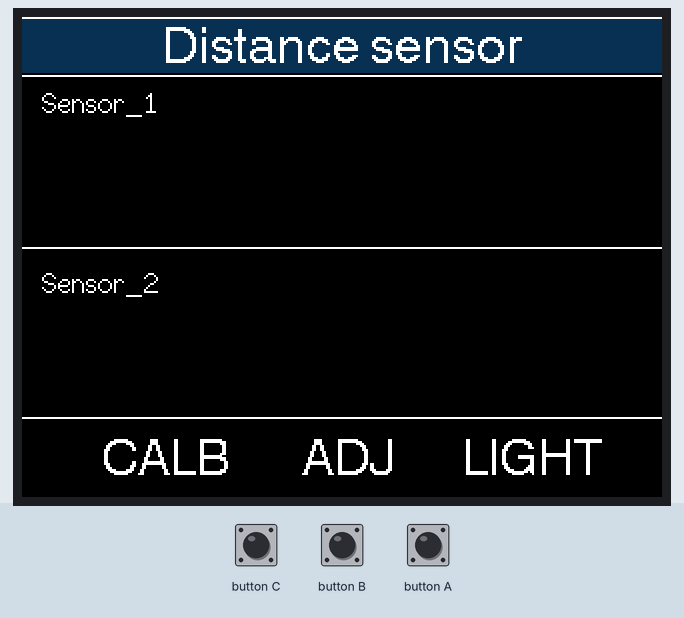
Recording of a sketch running on a simulated ESP32. On the bench: 320×240 colour display. The inputs (shaded band) are chosen by the test bench. What the sketch prints to the serial monitor is not drawn.

Above: at 1.5 s.
1.6 s: button B pressed for 0.15 s
At 2.8 s:
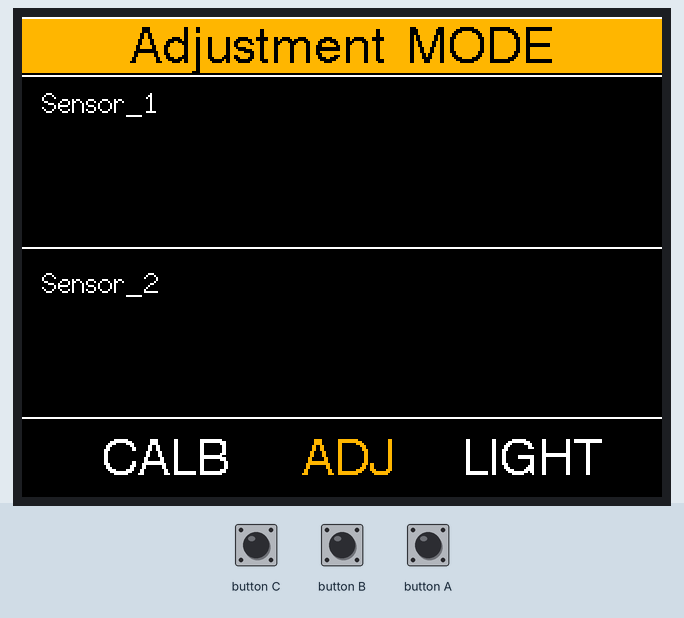
3.2 s: button B pressed for 1 s
At 4.0 s:
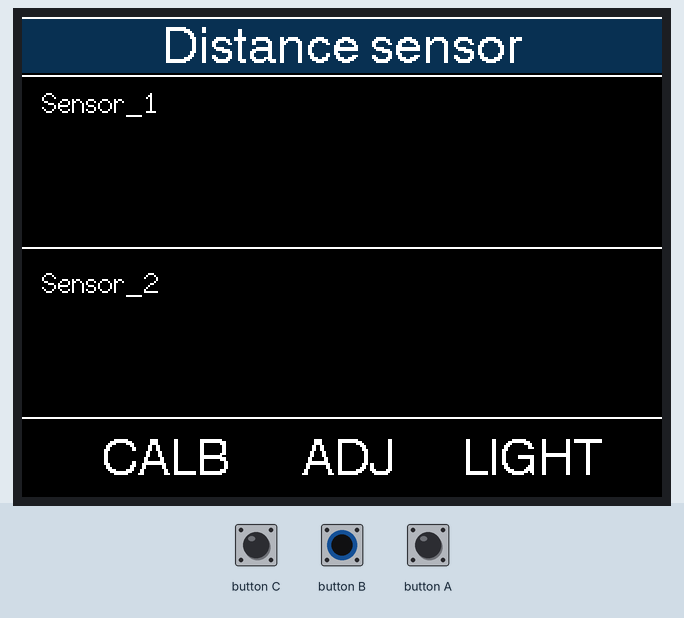
5.7 s: button B pressed for 3.2 s
At 7.1 s:
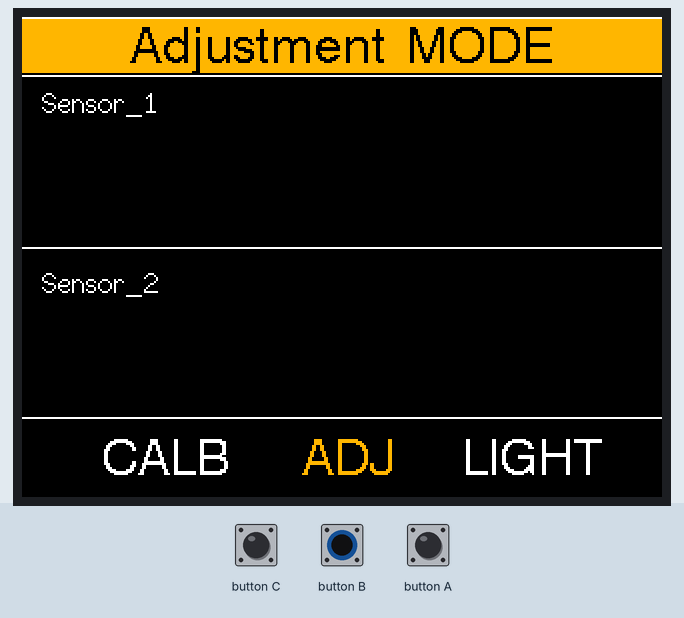
Timing chart, 0 to 8.7 s (numbered marks = the images above; inputs shaded):
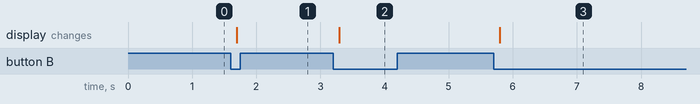

Measured:
- after the input at 1.6 s, the display: changes after 0.09 s (image 1)
- after the input at 3.2 s, the display: changes after 0.09 s (image 2)
- after the input at 5.7 s, the display: changes after 0.09 s (image 3)

The sketch:

stack_ap.ino
```cpp
#include <M5Stack.h>
#include <WiFi.h>
#include <WiFiAP.h>
#include <WiFiUdp.h>
#include <stdlib.h>

#define BUFSIZE 1024
#define threshold 0.1  //外れ値除去の閾値、値の変動がより大きい場合は表示値は更新されない

const char* ssid     = "M5Stack_AP"; // Wi-FiのSSID
const char* password = "12345678"; // Wi-Fiのパスワード
const int localPort = 1234;

bool Onlyflag1 = true;  //値1の初回処理フラグ
bool Onlyflag2 = true;  //値2の初回処理フラグ
float distance1 = 0;  //値1外れ値除去前の距離変数
float distance2 = 0;  //値2外れ値除去前の距離変数
float previousDistance1 = 0;  //値1の外れ値除去距離変数
float previousDistance2 = 0;  //値2の外れ値除去距離変数

float calibrationValue1 = 0;  //値1のキャリブレーション用
float calibrationValue2 = 0;  //値2のキャリブレーション用
float calibDistance1 = 0;  //値1のキャリブレーション後
float calibDistance2 = 0;  //値2のキャリブレーション後

bool ADJflag = false;  //調整ボタンBのスイッチフラグ
bool Lightflag = true;  //バックライトボタンCのスイッチフラグ

unsigned long previousMillis = 0; // 前回の時間を記録
const long interval = 500; // 0.5秒（500ミリ秒）、Atom側と相関をとっているのでこれを変えたらAtom側も変える

WiFiUDP udp;

void print_wifi_state(){
  M5.Lcd.fillScreen(BLACK);
  M5.Lcd.setTextColor(YELLOW);
  M5.Lcd.setCursor(3, 3);
  M5.Lcd.println("WiFi connect");
  M5.Lcd.print("IP address: ");
  M5.Lcd.println(WiFi.softAPIP());
  M5.Lcd.print("localPort: ");
  M5.Lcd.println(localPort);
}

void calibration(){
  calibrationValue1 = previousDistance1;
  calibrationValue2 = previousDistance2;
}

void Brightness(){
  if(Lightflag == true){
    M5.Lcd.setBrightness(255);
  }else{
    M5.Lcd.setBrightness(0);
  }
}

void display(){
  if(ADJflag == false){
    M5.Lcd.fillScreen(BLACK); // 背景色
    M5.Lcd.setTextSize(1);    // 文字サイズ（整数倍率）
    M5.Lcd.setTextFont(4);    // フォント 1(8px), 2(16px), 4(26px)
    M5.Lcd.setTextColor(WHITE);                       // 文字色

      //ボタン名称の表示
    M5.Lcd.setCursor(220, 210);
    M5.Lcd.print("LIGHT");   // シリアルモニタ項目表示
    M5.Lcd.setCursor(40, 210);
    M5.Lcd.print("CALB");   // シリアルモニタ項目表示
    M5.Lcd.setCursor(140, 210);
    M5.Lcd.print("ADJ");   // シリアルモニタ項目表示

      //キャプションの表示
    M5.Lcd.drawFastHLine(0, 0, 320, WHITE);           // 指定座標から平行線
    M5.Lcd.fillRect(0, 1, 320, 27, (uint16_t)0x098a); // タイトルエリア背景
    M5.Lcd.drawFastHLine(0, 29, 320, WHITE);          // 指定座標から平行線
    M5.Lcd.drawCentreString("Distance sensor", 160, 4, 4);  //　指定座標を中心に文字表示（x, y, font）

      //センサーラベルの表示
    // M5.Lcd.drawFastVLine(202, 29, 43, WHITE);   // 指定座標から垂直線（x, y, 長さ, 色）
    M5.Lcd.drawFastHLine(0, 115, 320, WHITE);    // 指定座標から平行線（x, y, 長さ, 色）
    M5.Lcd.drawFastHLine(0, 200, 320, WHITE);    // 指定座標から平行線（x, y, 長さ, 色）
    M5.Lcd.setTextFont(2);      // フォント
    M5.Lcd.setCursor(10, 35);
    M5.Lcd.print("Sensor_1");   // シリアルモニタ項目表示
    M5.Lcd.setCursor(10, 125);
    M5.Lcd.print("Sensor_2");   // シリアルモニタ項目表示
    // M5.Lcd.fillRect(205, 52, 115, 18, WHITE);   // 塗りつぶし四角
  }else{
    M5.Lcd.fillScreen(BLACK); // 背景色
    M5.Lcd.setTextSize(1);    // 文字サイズ（整数倍率）
    M5.Lcd.setTextFont(4);    // フォント 1(8px), 2(16px), 4(26px)
    M5.Lcd.setTextColor(WHITE);                       // 文字色

      //ボタン名称の表示
    M5.Lcd.setCursor(220, 210);
    M5.Lcd.print("LIGHT");   // シリアルモニタ項目表示
    M5.Lcd.setCursor(40, 210);
    M5.Lcd.print("CALB");   // シリアルモニタ項目表示
    M5.Lcd.setTextColor(0xFDA0);
    M5.Lcd.setCursor(140, 210);
    M5.Lcd.print("ADJ");   // シリアルモニタ項目表示

      //キャプションの表示
    M5.Lcd.setTextColor(BLACK);                       // 文字色
    M5.Lcd.drawFastHLine(0, 0, 320, WHITE);           // 指定座標から平行線
    M5.Lcd.fillRect(0, 1, 320, 27, (uint16_t)0xFDA0); // タイトルエリア背景
    M5.Lcd.drawFastHLine(0, 29, 320, WHITE);          // 指定座標から平行線
    M5.Lcd.drawCentreString("Adjustment  MODE", 160, 4, 4);  //　指定座標を中心に文字表示（x, y, font）

      //センサーラベルの表示
    // M5.Lcd.drawFastVLine(202, 29, 43, WHITE);   // 指定座標から垂直線（x, y, 長さ, 色）
    M5.Lcd.setTextColor(WHITE);                       // 文字色
    M5.Lcd.drawFastHLine(0, 115, 320, WHITE);    // 指定座標から平行線（x, y, 長さ, 色）
    M5.Lcd.drawFastHLine(0, 200, 320, WHITE);    // 指定座標から平行線（x, y, 長さ, 色）
    M5.Lcd.setTextFont(2);      // フォント
    M5.Lcd.setCursor(10, 35);
    M5.Lcd.print("Sensor_1");   // シリアルモニタ項目表示
    M5.Lcd.setCursor(10, 125);
    M5.Lcd.print("Sensor_2");   // シリアルモニタ項目表示
    // M5.Lcd.fillRect(205, 52, 115, 18, WHITE);   // 塗りつぶし四角
  }
}

void setup_wifi(){

  M5.Lcd.setTextColor(RED);
  M5.Lcd.setTextSize(2);
  M5.Lcd.setCursor(3, 3);
  M5.Lcd.print("Connecting to ");
  M5.Lcd.println(ssid);

  WiFi.mode(WIFI_STA);
  WiFi.softAP(ssid, password);  //APモード開始

//  while (WiFi.status() != WL_CONNECTED) {
//    delay(100);
//    M5.Lcd.print(".");
//  }

  int numStations = WiFi.softAPgetStationNum(); // 接続されているクライアントの数を取得

//  while (numStations == 0) {
//    delay(100);
//    M5.Lcd.print(".");
//  }

  print_wifi_state();

  udp.begin(localPort);
}


void setup() {
  M5.begin();

  Serial.begin(115200);

  M5.Lcd.setRotation(1);  //"1"で正常、"3"で180°反転

  setup_wifi();

  M5.Lcd.setTextSize(1);

  display();

}

void split(String data, String *lines){
  int count = 0;
  int datalength = data.length();
  for (int i = 0; i < datalength; i++) {
    char onec = data.charAt(i);
    if ( onec == ',' ) {
      count++;
      if ( count == 2) {
        break ;
      }
    }
    else {
      lines[count] += onec;
    }
  }
}

void loop() {
  M5.update(); // ボタンの状態を更新
  unsigned long currentMillis = millis(); // 現在の時間を取得

  // 0.5秒（500ミリ秒）経過したか確認
  if (currentMillis - previousMillis >= interval) {
    previousMillis = currentMillis; // 前回の時間を更新

    char packetBuffer[BUFSIZE];
    String lines[2] ;

    char receivedValue1[BUFSIZE];
    char receivedValue2[BUFSIZE];

    char floatStr_1[16];
    char floatStr_2[16];

    // M5.Lcd.fillScreen(BLACK);
    M5.Lcd.fillRect(30, 55, 225, 60, BLACK);
    M5.Lcd.fillRect(30, 140, 225, 60, BLACK);
    M5.Lcd.setTextFont(4);
    // M5.Lcd.setTextColor(GREEN);

    // M5.update();
    int packetSize = udp.parsePacket();
    Serial.println(packetSize);

    if (packetSize == 32) {
    // if (packetSize >= sizeof(receivedValue1) + sizeof(receivedValue2)) {

      // int len = udp.read(packetBuffer, packetSize);

      int len_1 = udp.read(receivedValue1, 16); // value1を受信
      int len_2 = udp.read(receivedValue2, 16); // value2を受信

//─────────────────────────────値_1の処理───────────────────────────────────
      Serial.println(receivedValue1);
      int len = len_1;

      if (len > 0){
        receivedValue1[len] = '\0';
      }
      split(receivedValue1, lines) ;

      distance1 = lines[0].toFloat();
      if(ADJflag == false){
        M5.Lcd.setTextColor(GREEN); //文字色　＝　緑
            //初回のみ外れ値除去閾値を0にする処理
        if (Onlyflag1 == true && distance1 > 0){
          previousDistance1 = distance1;
          Onlyflag1 = false;
        }
            // 外れ値除去
        if (abs(distance1 - previousDistance1) < threshold) {
          previousDistance1 = distance1;
        }
      }else{
        M5.Lcd.setTextColor(0xFDA0);  //文字色　＝　黄色
        previousDistance1 = distance1;
        Onlyflag1 = true;
      }
          //キャリブレーション
      calibDistance1 = previousDistance1 - calibrationValue1;

      Serial.println("Distanse_1=");
      // Serial.println(lines[0]);
      // Serial.println(distance1);
      Serial.println(calibDistance1);


      M5.Lcd.setCursor(80, 60, 7);
      M5.Lcd.setTextDatum(2); //数値テキスト　ボックスの始点を右上に変更
      // M5.Lcd.printf("%07.2f", lines[0].toInt());
      // M5.Lcd.printf("%s", lines[0].c_str()); // 小数点以下の情報を保持したまま表示する
      // M5.Lcd.drawString(lines[0], 250, 60, 7);  //数値表示
      // M5.Lcd.drawString(String(distance1), 250, 60, 7);  //数値表示
      M5.Lcd.drawString(String(calibDistance1), 250, 60, 7);  //数値表示

      M5.Lcd.setCursor(260, 90, 4);
      M5.Lcd.print("cm");

//─────────────────────────────値_2の処理───────────────────────────────────
      Serial.println(receivedValue2);
      String lines[2] = { "", "" }; // 空の文字列で初期化
      len = 0;
      len = len_2;

      if (len > 0){
        receivedValue2[len] = '\0';
      }
      split(receivedValue2, lines) ;

      distance2 = lines[0].toFloat();
      if(ADJflag == false){
        M5.Lcd.setTextColor(GREEN); //文字色　＝　緑
                //初回のみ外れ値除去閾値を0にする処理
        if (Onlyflag2 == true && distance2 > 0){
          previousDistance2 = distance2;
          Onlyflag2 = false;
        }
            // 外れ値除去
        if (abs(distance2 - previousDistance2) < threshold) {
          previousDistance2 = distance2;
        }
      }else{
        M5.Lcd.setTextColor(0xFDA0);  //文字色　＝　黄色
        previousDistance2 = distance2;
        Onlyflag2 = true;
      }

          //キャリブレーション
      calibDistance2 = previousDistance2 - calibrationValue2;

      Serial.println("Distanse_2=");
      // Serial.println(lines[0]);
      Serial.println(calibDistance2);


      M5.Lcd.setCursor(80, 145, 7);
      M5.Lcd.setTextDatum(2); //数値テキスト　ボックスの始点を右上に変更
      // M5.Lcd.printf("%07.2f", lines[0].toInt());
      // M5.Lcd.printf("%s", lines[0]Serial.println.c_str()); // 小数点以下の情報を保持したまま表示する
      // M5.Lcd.drawString(lines[0], 250, 145, 7);  //数値表示ダミー
      M5.Lcd.drawString(String(calibDistance2), 250, 145, 7);  //数値表示

      M5.Lcd.setCursor(260, 175, 4); //1個目から85下げてる
      M5.Lcd.print("cm");

      // dtostrf(receivedValue1, 7, 2, floatStr_1);
      // dtostrf(receivedValue2, 7, 2, floatStr_2);

      // Serial.println(receivedValue2);

      // if (len > 0){
      //   packetBuffer[len] = '\0';
      // }
      // split(packetBuffer, lines) ;
    }
  }

//─────────────────────────────ボタン処理───────────────────────────────────

  if (M5.BtnA.wasPressed()) {
    // ボタンAが押された場合の処理
    calibration();
  }

  if (M5.BtnB.wasPressed()) {
    // ボタンBが押された場合の処理
    ADJflag = !ADJflag; //ADJflagの値を反転させる
    display();
  }

  if (M5.BtnC.wasPressed()) {
    // ボタンCが押された場合の処理
    Lightflag = !Lightflag; //Lightflagの値を反転させる
    Brightness();
  }
}
```
